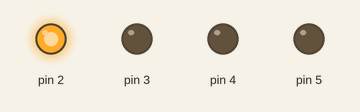
This sketch was run on a simulated Arduino Uno, built with avr-gcc and run on an emulated ATmega328P. Parts: output pins drawn as LEDs (lit = HIGH).

Above: at 0.02 s.
At 0.77 s:
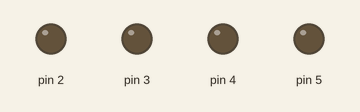
At 1.47 s:
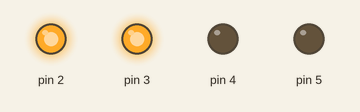
At 2.17 s:
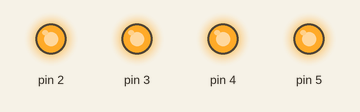
At 2.92 s:
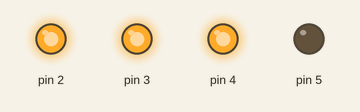
Timing chart, 0 to 3.2 s (numbered marks = the images above):
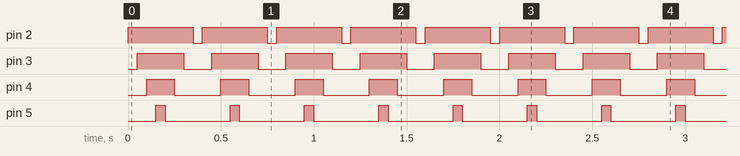

The sketch:

proteus_simulation.ino
```cpp
            /*ARDUINO HOCAM PROTEUS SIMULASYON*/


void setup() {

pinMode(2,OUTPUT);
pinMode(3,OUTPUT);
pinMode(4,OUTPUT);
pinMode(5,OUTPUT);
}

void loop() {

digitalWrite(2,1);// digital pin2 HIGH
delay(50);
digitalWrite(3,1);
delay(50);
digitalWrite(4,1);
delay(50);
digitalWrite(5,1);
delay(50);
digitalWrite(5,0);
delay(50);
digitalWrite(4,0);
delay(50);
digitalWrite(3,0);
delay(50);
digitalWrite(2,0);
delay(50);

}
```

Measured:
- by itself, pin 2: alternates HIGH for 0.35 s and LOW for 0.05 s
- by itself, pin 3: alternates HIGH for 0.25 s and LOW for 0.15 s
- by itself, pin 4: alternates HIGH for 0.15 s and LOW for 0.25 s
- by itself, pin 5: alternates HIGH for 0.05 s and LOW for 0.35 s
